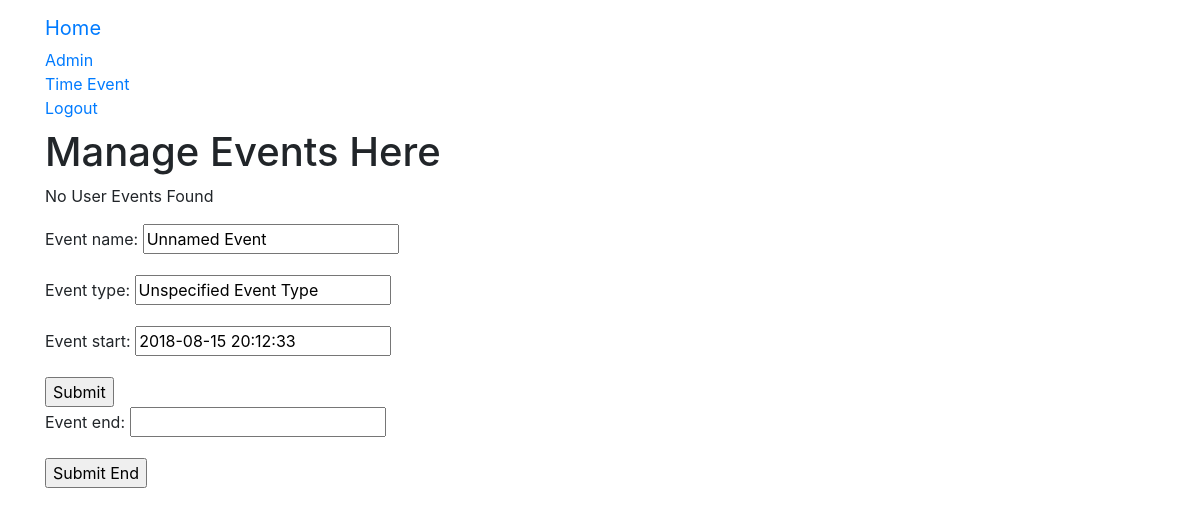
Page /TimeMoneyApp/time_event/ (signed in) on the earlier database version.
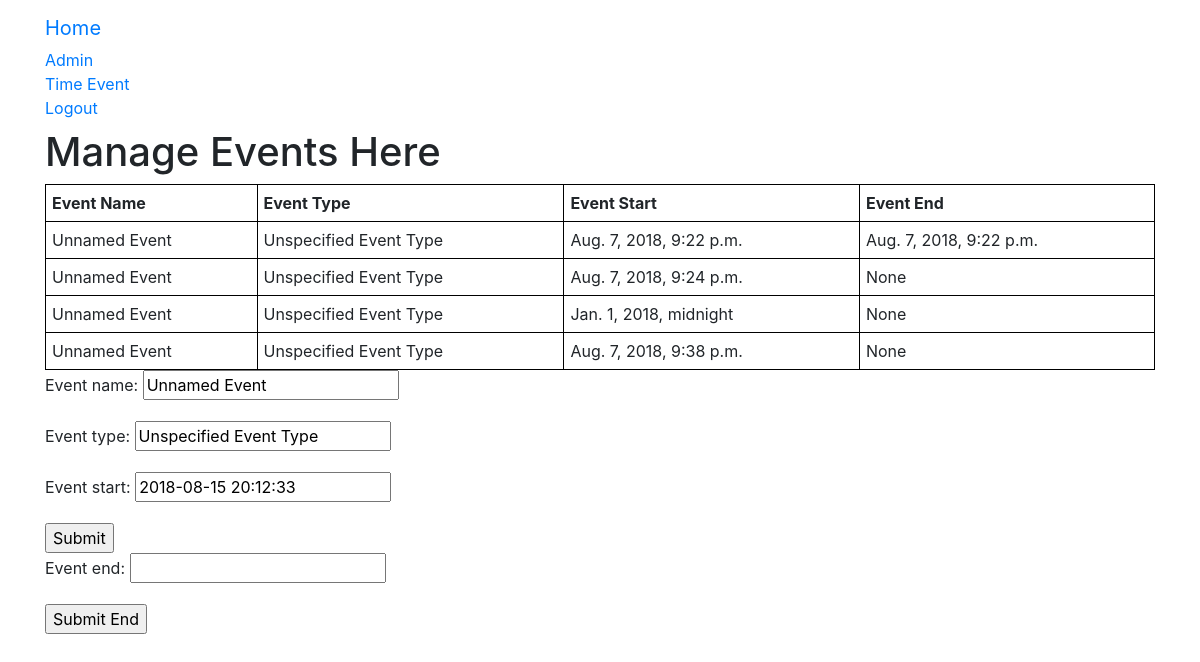
Same page on the later database version.
### TimeMoneyApp/models.py (models this page shows, shortened)
class TimeEvent(models.Model):
    user = models.ForeignKey(User, on_delete=models.DO_NOTHING) # TODO : add on_delete
    event_name = models.CharField(max_length=256, default="Unnamed Event")
    event_type = models.CharField(max_length=256, default="Unspecified Event Type")
    event_start = models.DateTimeField(default=django.utils.timezone.now)
    event_end = models.DateTimeField(null=True)

### TimeMoneyApp/views.py (the view, shortened to what this page needs)
@login_required
def time_event(request):
    user_event_list = TimeEvent.objects.filter(user=request.user)
    form = TimeEventForm()
    last_event = TimeEvent.objects.order_by('event_start').last()
    form_end = TimeEventEndForm(instance=last_event)
    return render(request, 'TimeMoneyApp/time_event.html',
                  { 'form' : form,
                    'form_end' : form_end,
                    'user_event_list' : user_event_list,
                  })

### TimeMoneyApp/forms.py
class TimeEventForm(forms.ModelForm):
    class Meta():
        model = TimeEvent
        fields = ('event_name', 'event_type', 'event_start')

class TimeEventEndForm(forms.ModelForm):
    class Meta():
        model = TimeEvent
        fields = ('event_end',)

### templates/TimeMoneyApp/time_event.html (shortened to what this page needs)
{% extends 'TimeMoneyApp/base.html' %}
{% block login_block %}
<h1>Manage Events Here</h1>
{% if user_event_list %}
<table>
		<thead>
				<th>Event Name</th>
				<th>Event Type</th>
				<th>Event Start</th>
				<th>Event End</th>
		</thead>
		{% for user_event in user_event_list %}
		<tr>
				<td>{{ user_event.event_name }}</td>
				<td>{{ user_event.event_type }}</td>
				<td>{{ user_event.event_start }}</td>
				<td>{{ user_event.event_end }}</td>
		</tr>
		{% endfor %}
</table>
{% else %}
<p>No User Events Found</p>
{% endif %}
<form method="POST">
	{{ form.as_p }}
	<input type="submit" value="Submit">
</form>
<form method="POST">
	{{ form_end.as_p }}
	<input type="submit" value="Submit End">
</form>
{% endblock %}

### templates/TimeMoneyApp/base.html (shortened to what this page needs)
<!DOCTYPE html>
{% load staticfiles %}
<html>
  <head>
	<link rel="stylesheet" href="https://stackpath.bootstrapcdn.com/bootstrap/4.1.3/css/bootstrap.min.css">
	<link rel="stylesheet" href="{% static "css/style.css" %}"/>
  </head>
  <body>
    <nav class="navbar navbar-default navbar-static-top">
      <div class="container">
        <ul class="nav navbar-nav">
          <li><a class="navbar-brand" href="{% url 'index' %}">Home</a></li>
          <li><a class="navbar-link" href="{% url 'admin:index' %}">Admin</a></li>
          <li><a class="navbar-link" href="{% url 'TimeMoneyApp:time_event' %}">Time Event</a></li>
          {% if user.is_authenticated %}
            <li><a href="{% url 'TimeMoneyApp:user_logout' %}">Logout</a></li>
          {% else %}
            <li><a class="navbar-link" href="{% url 'TimeMoneyApp:user_login' %}">Login</a></li>
          	<li><a class="navbar-link" href="{% url 'TimeMoneyApp:user_register' %}">Register</a></li>
          {% endif %}
        </ul>
      </div>
    </nav>
    <div class="container">
    	{% block login_block %}
    	{% endblock %}
    </div>
  </body>
</html>

### static/css/style.css (style rules this page uses)
table { table-layout: auto; width: 100%; }
th { border: 1px solid black; padding: 6px; }
td { border: 1px solid black; padding: 6px; }

Differences in the rows shown:
added TimeEvent: event_name "Unnamed Event", event_type "Unspecified Event Type", event_start "Aug. 7, 2018, 9:22 p.m.", event_end "Aug. 7, 2018, 9:22 p.m."
added TimeEvent: event_name "Unnamed Event", event_type "Unspecified Event Type", event_start "Aug. 7, 2018, 9:24 p.m.", event_end "None"
added TimeEvent: event_name "Unnamed Event", event_type "Unspecified Event Type", event_start "Jan. 1, 2018, midnight", event_end "None"
added TimeEvent: event_name "Unnamed Event", event_type "Unspecified Event Type", event_start "Aug. 7, 2018, 9:38 p.m.", event_end "None"
Other differences:
text no longer shown: "No User Events Found"
text now shown: "Event Name Event Type Event Start Event End"
